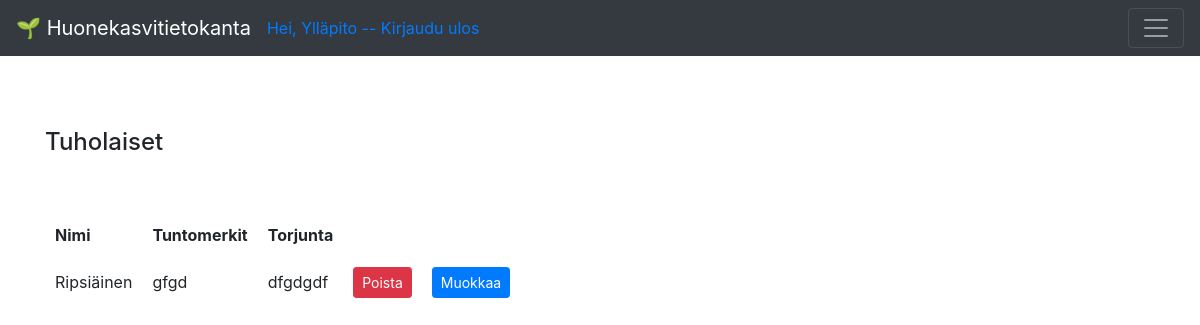
Page /pests (signed in) on the committed database.
### application/auth/models.py (models this page shows, shortened)
class User(db.Model):
    __tablename__ = "account"
    id = db.Column(db.Integer, primary_key=True)
    date_created = db.Column(db.DateTime, default=db.func.current_timestamp())
    name = db.Column(db.String(144), nullable=False)
    username = db.Column(db.String(144), nullable=False, unique=True)
    password = db.Column(db.String(144), nullable=False)
    plants = db.relationship("Plant", backref='account', lazy=True)

### application/pests/models.py (models this page shows, shortened)
class Pest(Base):
    name = db.Column(db.String(144), nullable=False)
    description = db.Column(db.String(400), nullable=False)
    control = db.Column(db.String(400), nullable=False)

### application/pests/views.py (the view)
@app.route("/pests", methods=["GET"])
@login_required(role="ANY")
def pests_index():
    return render_template("pests/list.html", pests = Pest.query.all())

### application/__init__.py (called while the page is built)
def login_required(role = "ANY"):
    def wrapper(fn):
        @wraps(fn)
        def decorated_view(*args, **kwargs):
            if not current_user:
                return login_manager.unauthorized()
            if not current_user.is_authenticated:
                return login_manager.unauthorized()
            unauthorized = False
            if not role == "ANY":
                unauthorized = True
                for user_role in current_user.userrole():
                    if user_role == role:
                        unauthorized = False
                        break
            if unauthorized:
                return login_manager.unauthorized()
            return fn(*args, **kwargs)
        return decorated_view
    return wrapper

@login_manager.user_loader
def load_user(user_id):
    return User.query.get(user_id)

### application/templates/pests/list.html
{% extends "layout.html" %}
{% block body %}
<h4>Tuholaiset</h4>
<br>
<br>
  <table cellpadding="20">
    <tr>
      <th>Nimi</th>
      <th>Tuntomerkit</th>
      <th>Torjunta<th>
    </tr>
    {% for pest in pests %}
    <tr>
      <td>{{ pest.name }}</td>
      <td>{{ pest.description }}</td>
      <td>{{ pest.control }}</td>
      {% if current_user.id == 1 %}
      <td>
          <form method="POST" action="{{ url_for('pests_delete', pest_id=pest.id) }}">
            <button type="submit" class="btn btn-danger btn-sm">Poista</button>
          </form>
              </td>
              <td>
                  <form method="POST" action="{{ url_for('pests_edit', pest_id=pest.id) }}">
                    <button type="submit" class="btn btn-primary btn-sm">Muokkaa</button>
                  </form>
                      </td>
                      {% endif %}
    </tr>
    {% endfor %}
  </table>
{% endblock %}

### application/templates/layout.html (shortened to what this page needs)
<!DOCTYPE html>
<html>
  <head>
    <link rel="stylesheet"
          href= "https://stackpath.bootstrapcdn.com/bootstrap/4.3.1/css/bootstrap.min.css">
  </head>
  <body>
<nav class="navbar navbar-dark bg-dark">
    <a class="navbar-brand" href="/">&#127793; Huonekasvitietokanta</a>
    {% if current_user.is_authenticated %}
        <a href="{{ url_for('auth_logout') }}">Hei, {{ current_user.name }} -- Kirjaudu ulos</a>
        {% else %}
        </li><a class= "nav-link" href="{{ url_for('auth_login') }}">Kirjaudu sisään</a>
        <a class="nav-link" href="{{ url_for('auth_new') }}">Luo tunnus</a>
        {% endif %}
    <button class="navbar-toggler ml-auto"
                type="button"
                data-toggle="collapse"
                data-target="#navbarSupportedContent1">
            <span class="navbar-toggler-icon my-toggler">
          </span>
        </button>
  </nav>
<main role="main" class="container">
    <br>
    <br>
    <br>
    {% block body %}{% endblock %}
  </body>
</html>

### application/templates/layout.html (style rules this page uses)
table, th, td { padding: 10px; }

### rows in the picture
User: name "Ylläpito"
Pest: name "Ripsiäinen", description "gfgd", control "dfgdgdf"
